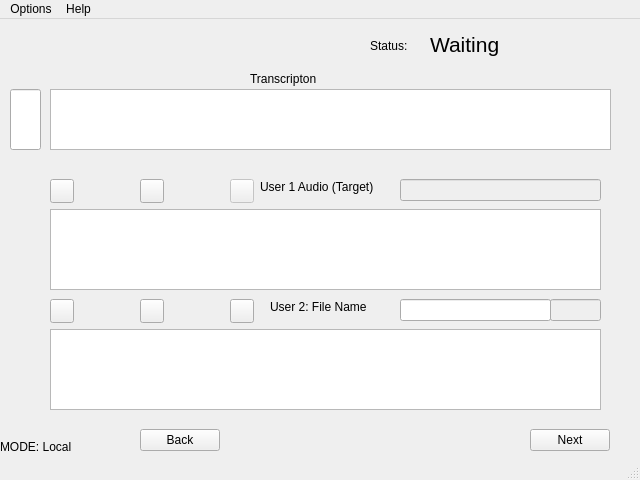
<?xml version="1.0" encoding="UTF-8"?>
<ui version="4.0">
 <class>MLaudio</class>
 <widget class="QMainWindow" name="MLaudio">
  <property name="geometry">
   <rect>
    <x>0</x>
    <y>0</y>
    <width>640</width>
    <height>480</height>
   </rect>
  </property>
  <property name="windowTitle">
   <string>MLaudio</string>
  </property>
  <property name="iconSize">
   <size>
    <width>12</width>
    <height>12</height>
   </size>
  </property>
  <widget class="QWidget" name="centralwidget">
   <widget class="QLabel" name="Mode_Lb">
    <property name="geometry">
     <rect>
      <x>0</x>
      <y>420</y>
      <width>81</width>
      <height>16</height>
     </rect>
    </property>
    <property name="text">
     <string>MODE: Local</string>
    </property>
    <property name="buddy">
     <cstring>Next_btn</cstring>
    </property>
   </widget>
   <widget class="QLineEdit" name="lineEdit_filename">
    <property name="geometry">
     <rect>
      <x>400</x>
      <y>280</y>
      <width>151</width>
      <height>22</height>
     </rect>
    </property>
    <property name="toolTip">
     <string>The last character_number cannot be changed.</string>
    </property>
    <property name="layoutDirection">
     <enum>Qt::LeftToRight</enum>
    </property>
    <property name="alignment">
     <set>Qt::AlignRight|Qt::AlignTrailing|Qt::AlignVCenter</set>
    </property>
   </widget>
   <widget class="QLabel" name="label_3">
    <property name="geometry">
     <rect>
      <x>250</x>
      <y>50</y>
      <width>91</width>
      <height>20</height>
     </rect>
    </property>
    <property name="toolTip">
     <string>Text that matches audio, if provided</string>
    </property>
    <property name="text">
     <string>Transcripton</string>
    </property>
   </widget>
   <widget class="QPushButton" name="Play1">
    <property name="geometry">
     <rect>
      <x>50</x>
      <y>160</y>
      <width>24</width>
      <height>24</height>
     </rect>
    </property>
    <property name="toolTip">
     <string>Play</string>
    </property>
    <property name="text">
     <string/>
    </property>
    <property name="icon">
     <iconset resource="../icons/icons.qrc">
      <normaloff>:/play.png</normaloff>:/play.png</iconset>
    </property>
    <property name="iconSize">
     <size>
      <width>20</width>
      <height>16</height>
     </size>
    </property>
   </widget>
   <widget class="QPushButton" name="Stop1">
    <property name="geometry">
     <rect>
      <x>140</x>
      <y>160</y>
      <width>24</width>
      <height>24</height>
     </rect>
    </property>
    <property name="toolTip">
     <string>Stop</string>
    </property>
    <property name="text">
     <string/>
    </property>
    <property name="icon">
     <iconset>
      <normalon>:/stop.png</normalon>
     </iconset>
    </property>
    <property name="iconSize">
     <size>
      <width>20</width>
      <height>16</height>
     </size>
    </property>
   </widget>
   <widget class="QPushButton" name="Record1">
    <property name="enabled">
     <bool>false</bool>
    </property>
    <property name="geometry">
     <rect>
      <x>230</x>
      <y>160</y>
      <width>24</width>
      <height>24</height>
     </rect>
    </property>
    <property name="toolTip">
     <string>Record</string>
    </property>
    <property name="text">
     <string/>
    </property>
    <property name="icon">
     <iconset>
      <normalon>:/record.png</normalon>
     </iconset>
    </property>
    <property name="iconSize">
     <size>
      <width>20</width>
      <height>16</height>
     </size>
    </property>
   </widget>
   <widget class="QPushButton" name="Play2">
    <property name="geometry">
     <rect>
      <x>50</x>
      <y>280</y>
      <width>24</width>
      <height>24</height>
     </rect>
    </property>
    <property name="toolTip">
     <string>Play</string>
    </property>
    <property name="text">
     <string/>
    </property>
    <property name="icon">
     <iconset>
      <normalon>:/play.png</normalon>
     </iconset>
    </property>
    <property name="iconSize">
     <size>
      <width>20</width>
      <height>16</height>
     </size>
    </property>
   </widget>
   <widget class="QPushButton" name="Stop2">
    <property name="geometry">
     <rect>
      <x>140</x>
      <y>280</y>
      <width>24</width>
      <height>24</height>
     </rect>
    </property>
    <property name="toolTip">
     <string>Stop</string>
    </property>
    <property name="text">
     <string/>
    </property>
    <property name="icon">
     <iconset>
      <normalon>:/stop.png</normalon>
     </iconset>
    </property>
   </widget>
   <widget class="QPushButton" name="Record2">
    <property name="geometry">
     <rect>
      <x>230</x>
      <y>280</y>
      <width>24</width>
      <height>24</height>
     </rect>
    </property>
    <property name="toolTip">
     <string>Record</string>
    </property>
    <property name="text">
     <string/>
    </property>
    <property name="icon">
     <iconset>
      <normalon>:/record.png</normalon>
     </iconset>
    </property>
   </widget>
   <widget class="QLabel" name="label_4">
    <property name="geometry">
     <rect>
      <x>260</x>
      <y>160</y>
      <width>141</width>
      <height>16</height>
     </rect>
    </property>
    <property name="text">
     <string>User 1 Audio (Target)</string>
    </property>
   </widget>
   <widget class="QLabel" name="label_5">
    <property name="geometry">
     <rect>
      <x>270</x>
      <y>280</y>
      <width>121</width>
      <height>16</height>
     </rect>
    </property>
    <property name="text">
     <string>User 2: File Name</string>
    </property>
   </widget>
   <widget class="QPushButton" name="Next_btn">
    <property name="geometry">
     <rect>
      <x>530</x>
      <y>410</y>
      <width>80</width>
      <height>22</height>
     </rect>
    </property>
    <property name="toolTip">
     <string>Will save current recording if recorded. Update filenames, load next clip, next transcript line.</string>
    </property>
    <property name="text">
     <string>Next</string>
    </property>
   </widget>
   <widget class="QTextBrowser" name="Transcript_brw">
    <property name="geometry">
     <rect>
      <x>50</x>
      <y>70</y>
      <width>561</width>
      <height>61</height>
     </rect>
    </property>
   </widget>
   <widget class="QGraphicsView" name="WAV_Graph2">
    <property name="geometry">
     <rect>
      <x>50</x>
      <y>310</y>
      <width>551</width>
      <height>81</height>
     </rect>
    </property>
    <property name="toolTip">
     <string>Wave form to record. Try to match the wave form above.</string>
    </property>
   </widget>
   <widget class="QGraphicsView" name="Wav_Graph1">
    <property name="geometry">
     <rect>
      <x>50</x>
      <y>190</y>
      <width>551</width>
      <height>81</height>
     </rect>
    </property>
    <property name="toolTip">
     <string>Wave form of first audio snip.</string>
    </property>
   </widget>
   <widget class="QPushButton" name="pushButton">
    <property name="geometry">
     <rect>
      <x>140</x>
      <y>410</y>
      <width>80</width>
      <height>22</height>
     </rect>
    </property>
    <property name="toolTip">
     <string>Decrements line number, filename, and load previous.</string>
    </property>
    <property name="text">
     <string>Back</string>
    </property>
   </widget>
   <widget class="QLineEdit" name="lineEdit">
    <property name="geometry">
     <rect>
      <x>10</x>
      <y>70</y>
      <width>31</width>
      <height>61</height>
     </rect>
    </property>
   </widget>
   <widget class="QLineEdit" name="lineEdit_filename_target">
    <property name="enabled">
     <bool>false</bool>
    </property>
    <property name="geometry">
     <rect>
      <x>400</x>
      <y>160</y>
      <width>201</width>
      <height>22</height>
     </rect>
    </property>
    <property name="toolTip">
     <string/>
    </property>
   </widget>
   <widget class="QLabel" name="label">
    <property name="geometry">
     <rect>
      <x>370</x>
      <y>20</y>
      <width>57</width>
      <height>14</height>
     </rect>
    </property>
    <property name="text">
     <string>Status:</string>
    </property>
   </widget>
   <widget class="QLabel" name="label_2">
    <property name="geometry">
     <rect>
      <x>430</x>
      <y>10</y>
      <width>111</width>
      <height>31</height>
     </rect>
    </property>
    <property name="font">
     <font>
      <pointsize>16</pointsize>
     </font>
    </property>
    <property name="text">
     <string>Waiting</string>
    </property>
   </widget>
   <widget class="QLineEdit" name="lineEdit_filename_end">
    <property name="enabled">
     <bool>false</bool>
    </property>
    <property name="geometry">
     <rect>
      <x>550</x>
      <y>280</y>
      <width>51</width>
      <height>22</height>
     </rect>
    </property>
    <property name="toolTip">
     <string>The last character_number cannot be changed.</string>
    </property>
   </widget>
  </widget>
  <widget class="QMenuBar" name="menubar">
   <property name="geometry">
    <rect>
     <x>0</x>
     <y>0</y>
     <width>640</width>
     <height>19</height>
    </rect>
   </property>
   <widget class="QMenu" name="menuOptions">
    <property name="title">
     <string>Options</string>
    </property>
    <addaction name="actionAudio_Settings"/>
    <addaction name="actionPreferences"/>
   </widget>
   <widget class="QMenu" name="menuHelp">
    <property name="title">
     <string>Help</string>
    </property>
    <addaction name="separator"/>
    <addaction name="separator"/>
    <addaction name="actionManual"/>
   </widget>
   <addaction name="menuOptions"/>
   <addaction name="menuHelp"/>
  </widget>
  <widget class="QStatusBar" name="statusbar"/>
  <action name="actionAudio_Settings">
   <property name="text">
    <string>Audio Settings</string>
   </property>
  </action>
  <action name="actionPreferences">
   <property name="text">
    <string>Preferences</string>
   </property>
  </action>
  <action name="actionTutorial">
   <property name="text">
    <string>Tutorial</string>
   </property>
  </action>
  <action name="actionManual">
   <property name="text">
    <string>Manual</string>
   </property>
  </action>
 </widget>
 <tabstops>
  <tabstop>lineEdit_filename</tabstop>
  <tabstop>Play1</tabstop>
  <tabstop>Stop1</tabstop>
  <tabstop>Record1</tabstop>
  <tabstop>Play2</tabstop>
  <tabstop>Stop2</tabstop>
  <tabstop>Record2</tabstop>
  <tabstop>Next_btn</tabstop>
  <tabstop>Transcript_brw</tabstop>
  <tabstop>WAV_Graph2</tabstop>
  <tabstop>Wav_Graph1</tabstop>
 </tabstops>
 <resources>
  <include location="../icons/icons.qrc"/>
 </resources>
 <connections/>
</ui>
